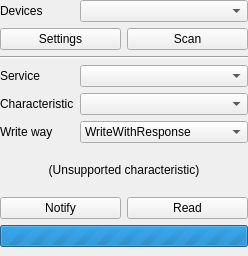
<?xml version="1.0" encoding="UTF-8"?>
<ui version="4.0">
 <class>SAKBleCentralToolUi</class>
 <widget class="QWidget" name="SAKBleCentralToolUi">
  <property name="geometry">
   <rect>
    <x>0</x>
    <y>0</y>
    <width>248</width>
    <height>256</height>
   </rect>
  </property>
  <property name="windowTitle">
   <string>Form</string>
  </property>
  <layout class="QGridLayout" name="gridLayout">
   <property name="leftMargin">
    <number>0</number>
   </property>
   <property name="topMargin">
    <number>0</number>
   </property>
   <property name="rightMargin">
    <number>0</number>
   </property>
   <property name="bottomMargin">
    <number>9</number>
   </property>
   <item row="3" column="0">
    <widget class="QLabel" name="label_2">
     <property name="sizePolicy">
      <sizepolicy hsizetype="Fixed" vsizetype="Preferred">
       <horstretch>0</horstretch>
       <verstretch>0</verstretch>
      </sizepolicy>
     </property>
     <property name="text">
      <string>Service</string>
     </property>
    </widget>
   </item>
   <item row="0" column="0">
    <widget class="QLabel" name="label">
     <property name="sizePolicy">
      <sizepolicy hsizetype="Fixed" vsizetype="Preferred">
       <horstretch>0</horstretch>
       <verstretch>0</verstretch>
      </sizepolicy>
     </property>
     <property name="text">
      <string>Devices</string>
     </property>
    </widget>
   </item>
   <item row="5" column="0">
    <widget class="QLabel" name="labelWriteWay">
     <property name="sizePolicy">
      <sizepolicy hsizetype="Fixed" vsizetype="Preferred">
       <horstretch>0</horstretch>
       <verstretch>0</verstretch>
      </sizepolicy>
     </property>
     <property name="text">
      <string>Write way</string>
     </property>
    </widget>
   </item>
   <item row="0" column="1">
    <widget class="SAKBluetoothDeviceInfoComboBox" name="comboBoxDevices"/>
   </item>
   <item row="7" column="0" colspan="2">
    <layout class="QHBoxLayout" name="horizontalLayout">
     <item>
      <widget class="QPushButton" name="pushButtonNotify">
       <property name="text">
        <string>Notify</string>
       </property>
      </widget>
     </item>
     <item>
      <widget class="QPushButton" name="pushButtonRead">
       <property name="text">
        <string>Read</string>
       </property>
      </widget>
     </item>
    </layout>
   </item>
   <item row="2" column="0" colspan="2">
    <widget class="Line" name="line">
     <property name="orientation">
      <enum>Qt::Horizontal</enum>
     </property>
    </widget>
   </item>
   <item row="4" column="1">
    <widget class="QComboBox" name="comboBoxCharacteristics"/>
   </item>
   <item row="3" column="1">
    <widget class="QComboBox" name="comboBoxServices">
     <property name="sizePolicy">
      <sizepolicy hsizetype="Preferred" vsizetype="Fixed">
       <horstretch>0</horstretch>
       <verstretch>0</verstretch>
      </sizepolicy>
     </property>
    </widget>
   </item>
   <item row="9" column="0" colspan="2">
    <widget class="QProgressBar" name="progressBar">
     <property name="maximum">
      <number>0</number>
     </property>
     <property name="value">
      <number>-1</number>
     </property>
    </widget>
   </item>
   <item row="5" column="1">
    <widget class="QComboBox" name="comboBoxWriteWay">
     <item>
      <property name="text">
       <string>WriteWithResponse</string>
      </property>
     </item>
     <item>
      <property name="text">
       <string>WriteWithoutResponse</string>
      </property>
     </item>
    </widget>
   </item>
   <item row="4" column="0">
    <widget class="QLabel" name="label_3">
     <property name="sizePolicy">
      <sizepolicy hsizetype="Fixed" vsizetype="Preferred">
       <horstretch>0</horstretch>
       <verstretch>0</verstretch>
      </sizepolicy>
     </property>
     <property name="text">
      <string>Characteristic</string>
     </property>
    </widget>
   </item>
   <item row="1" column="0" colspan="2">
    <layout class="QHBoxLayout" name="horizontalLayout_2">
     <item>
      <widget class="QPushButton" name="pushButtonSettings">
       <property name="text">
        <string>Settings</string>
       </property>
      </widget>
     </item>
     <item>
      <widget class="QPushButton" name="pushButtonScan">
       <property name="text">
        <string>Scan</string>
       </property>
      </widget>
     </item>
    </layout>
   </item>
   <item row="6" column="0" colspan="2">
    <widget class="QLabel" name="labelUnsupported">
     <property name="text">
      <string>(Unsupported characteristic)</string>
     </property>
     <property name="alignment">
      <set>Qt::AlignCenter</set>
     </property>
    </widget>
   </item>
  </layout>
 </widget>
 <customwidgets>
  <customwidget>
   <class>SAKBluetoothDeviceInfoComboBox</class>
   <extends>QComboBox</extends>
   <header location="global">SAKBluetoothDeviceInfoComboBox.h</header>
  </customwidget>
 </customwidgets>
 <resources/>
 <connections/>
</ui>
